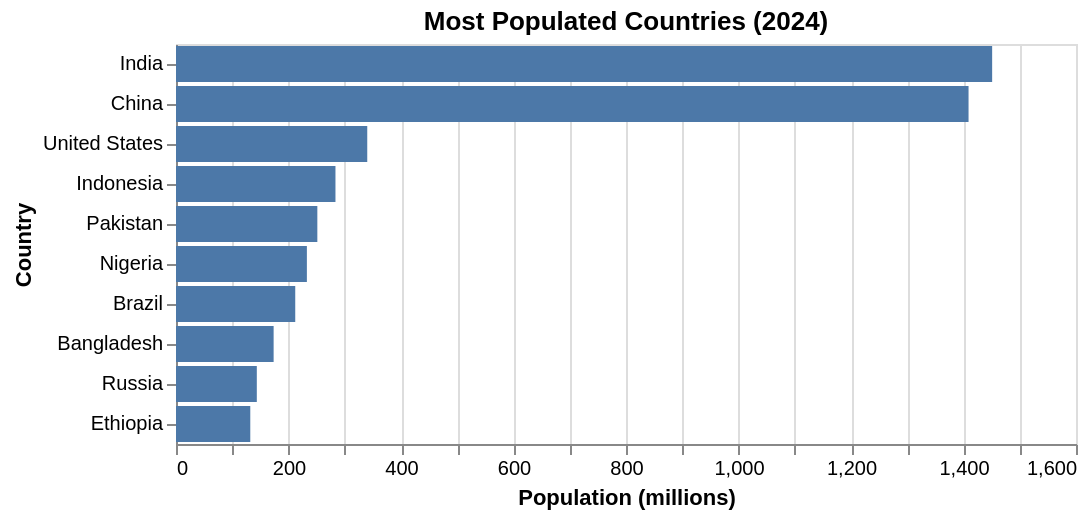

The notebook cell saved with this chart:
### Markdown cell above
## EDA

### Code cell
# most recent year with good coverage
latest = wb[wb['year'] == 2024]

# top 10 countries by population
top_pop = latest.sort_values('population', ascending=False).head(10)

alt.Chart(top_pop).mark_bar().encode(
    alt.X('population_millions:Q', title='Population (millions)'),
    alt.Y('country:N', sort='-x', title='Country')
).properties(title='Most Populated Countries (2024)', width=450)

### Figure 1 — Vega-Lite specification as saved in the notebook (floating-point values rounded to 4 significant figures)
{"config": {"view": {"continuousWidth": 300, "continuousHeight": 300}}, "data": {"name": "data-cce5ab4c214c118f4d294047f78aaf1d"}, "mark": {"type": "bar"}, "encoding": {"x": {"field": "population_millions", "title": "Population (millions)", "type": "quantitative"}, "y": {"field": "country", "sort": "-x", "title": "Country", "type": "nominal"}}, "title": "Most Populated Countries (2024)", "width": 450, "$schema": "https://vega.github.io/schema/vega-lite/v6.4.1.json", "datasets": {"data-cce5ab4c214c118f4d294047f78aaf1d": [{"country": "India", "iso3": "IND", "year": 2024, "population": 1451000000.0, "gdp_per_capita": 2592.0, "internet_users_pct": 64.94, "region": "South Asia", "income_level": "Lower middle", "population_millions": 1451.0, "iso2": "IN"}, {"country": "China", "iso3": "CHN", "year": 2024, "population": 1409000000.0, "gdp_per_capita": 13290.0, "internet_users_pct": 92.0, "region": "East Asia & Pacific", "income_level": "Upper middle", "population_millions": 1409.0, "iso2": "CN"}, {"country": "United States", "iso3": "USA", "year": 2024, "population": 340000000.0, "gdp_per_capita": 86170.0, "internet_users_pct": 94.69, "region": "North America", "income_level": "High", "population_millions": 340.0, "iso2": "US"}, {"country": "Indonesia", "iso3": "IDN", "year": 2024, "population": 283500000.0, "gdp_per_capita": 4925.0, "internet_users_pct": 72.78, "region": "East Asia & Pacific", "income_level": "Upper middle", "population_millions": 283.5, "iso2": "ID"}, {"country": "Pakistan", "iso3": "PAK", "year": 2024, "population": 251300000.0, "gdp_per_capita": 1479.0, "internet_users_pct": 57.25, "region": "Middle East & North Africa", "income_level": "Lower middle", "population_millions": 251.3, "iso2": "PK"}, {"country": "Nigeria", "iso3": "NGA", "year": 2024, "population": 232700000.0, "gdp_per_capita": 1084.0, "internet_users_pct": 41.21, "region": "Sub-Saharan Africa", "income_level": "Lower middle", "population_millions": 232.7, "iso2": "NG"}, {"country": "Brazil", "iso3": "BRA", "year": 2024, "population": 212000000.0, "gdp_per_capita": 10310.0, "internet_users_pct": 84.46, "region": "Latin America & Caribbean", "income_level": "Upper middle", "population_millions": 212.0, "iso2": "BR"}, {"country": "Bangladesh", "iso3": "BGD", "year": 2024, "population": 173600000.0, "gdp_per_capita": 2593.0, "internet_users_pct": 53.42, "region": "South Asia", "income_level": "Lower middle", "population_millions": 173.6, "iso2": "BD"}, {"country": "Russia", "iso3": "RUS", "year": 2024, "population": 143700000.0, "gdp_per_capita": 14960.0, "internet_users_pct": 94.36, "region": "Europe & Central Asia", "income_level": "High", "population_millions": 143.7, "iso2": "RU"}, {"country": "Ethiopia", "iso3": "ETH", "year": 2024, "population": 132100000.0, "gdp_per_capita": 1134.0, "internet_users_pct": 21.94, "region": "Sub-Saharan Africa", "income_level": "Low", "population_millions": 132.1, "iso2": "ET"}]}}
